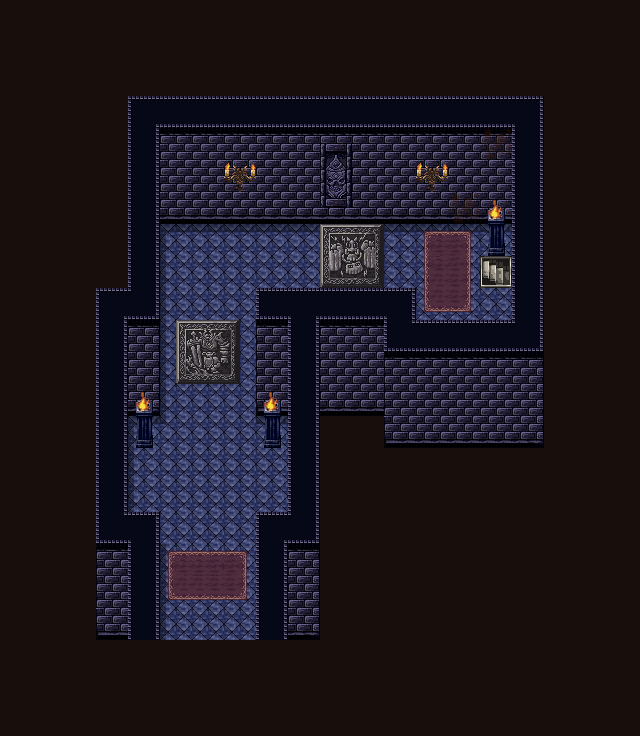

The image is a tile-based game level rendered from a .tmx file. Its description and complete source (layers, tilesets, objects, tile grids) follow:
An orthogonal 20x23 tile map with 32x32 px tiles, 6 tile layers (floor, shadow, wall, objects, ...) and 1 object (Encounter).

<map version="1.10" tiledversion="1.10.1" orientation="orthogonal" renderorder="right-down" width="20" height="23" tilewidth="32" tileheight="32" infinite="0" nextlayerid="16" nextobjectid="2">
  <tileset firstgid="1" source="../39,40_tsx/39,40_maptip.tsx" />
  <layer id="1" name="floor" width="20" height="23">
    <data encoding="csv">
376,376,376,376,376,376,376,376,376,376,376,376,376,376,376,376,376,376,376,376,
376,376,376,376,376,376,376,376,376,376,376,376,376,376,376,376,376,376,376,376,
376,376,376,376,376,376,376,376,376,376,376,376,376,376,376,376,376,376,376,376,
376,376,376,376,376,376,376,376,376,376,376,376,376,376,376,376,376,376,376,376,
376,376,376,376,376,376,376,376,376,376,376,376,376,376,376,376,376,376,376,376,
376,376,376,376,376,376,376,376,376,376,376,376,376,376,376,376,376,376,376,376,
376,376,376,376,376,376,376,376,376,376,376,376,376,376,376,376,376,376,376,376,
376,376,376,376,376,376,376,376,376,376,376,376,376,376,376,376,376,376,376,376,
376,376,376,376,376,376,376,376,376,376,376,376,376,376,376,376,376,376,376,376,
376,376,376,376,376,376,376,376,376,376,376,376,376,376,376,376,376,376,376,376,
376,376,376,376,376,376,376,376,376,376,376,376,376,376,376,376,376,376,376,376,
376,376,376,376,376,376,376,376,376,376,376,376,376,376,376,376,376,376,376,376,
376,376,376,376,376,376,376,376,376,376,376,376,376,376,376,376,376,376,376,376,
376,376,376,376,376,376,376,376,376,376,376,376,376,376,376,376,376,376,376,376,
376,376,376,376,376,376,376,376,376,376,376,376,376,376,376,376,376,376,376,376,
376,376,376,376,376,376,376,376,376,376,376,376,376,376,376,376,376,376,376,376,
376,376,376,376,376,376,376,376,376,376,376,376,376,376,376,376,376,376,376,376,
376,376,376,376,376,376,376,376,376,376,376,376,376,376,376,376,376,376,376,376,
376,376,376,376,376,376,376,376,376,376,376,376,376,376,376,376,376,376,376,376,
376,376,376,376,376,376,376,376,376,376,376,376,376,376,376,376,376,376,376,376,
0,0,0,0,0,0,0,0,0,0,0,0,0,0,0,0,0,0,0,0,
0,0,0,0,0,0,0,0,0,0,0,0,0,0,0,0,0,0,0,0,
0,0,0,0,0,0,0,0,0,0,0,0,0,0,0,0,0,0,0,0
</data>
  </layer>
  <layer id="5" name="shadow" width="20" height="23">
    <data encoding="csv">
0,0,0,0,0,0,0,0,0,0,0,0,0,0,0,0,0,0,0,0,
0,0,0,0,0,0,0,0,0,0,0,0,0,0,0,0,0,0,0,0,
0,0,0,0,0,0,0,0,0,0,0,0,0,0,0,0,0,0,0,0,
0,0,0,0,0,0,0,0,0,0,0,0,0,0,0,0,0,0,0,0,
0,0,0,0,0,0,0,0,0,0,0,0,0,0,0,0,0,0,0,0,
0,0,0,0,0,0,0,0,0,0,0,0,0,0,0,0,0,0,0,0,
0,0,0,0,0,0,0,0,0,0,0,0,0,0,0,0,0,0,0,0,
0,0,0,0,0,9,7,7,7,7,7,7,7,7,7,7,0,0,0,0,
0,0,0,0,0,8,0,0,0,0,0,0,0,0,0,0,0,0,0,0,
0,0,0,0,0,8,0,0,0,0,0,0,0,0,0,0,0,0,0,0,
0,0,0,0,0,8,0,0,0,0,0,0,0,0,0,0,0,0,0,0,
0,0,0,0,0,8,0,0,0,0,0,0,0,0,0,0,0,0,0,0,
0,0,0,0,0,8,0,0,0,0,0,0,0,0,0,0,0,0,0,0,
0,0,0,0,9,10,0,0,7,0,0,0,0,0,0,0,0,0,0,0,
0,0,0,0,8,0,0,0,0,0,0,0,0,0,0,0,0,0,0,0,
0,0,0,0,8,0,0,0,0,0,0,0,0,0,0,0,0,0,0,0,
0,0,0,0,0,0,0,0,0,0,0,0,0,0,0,0,0,0,0,0,
0,0,0,0,0,8,0,0,0,0,0,0,0,0,0,0,0,0,0,0,
0,0,0,0,0,8,0,0,0,0,0,0,0,0,0,0,0,0,0,0,
0,0,0,0,0,8,0,0,0,0,0,0,0,0,0,0,0,0,0,0,
0,0,0,0,0,0,0,0,0,0,0,0,0,0,0,0,0,0,0,0,
0,0,0,0,0,0,0,0,0,0,0,0,0,0,0,0,0,0,0,0,
0,0,0,0,0,0,0,0,0,0,0,0,0,0,0,0,0,0,0,0
</data>
  </layer>
  <layer id="3" name="wall" width="20" height="23">
    <data encoding="csv">
0,0,0,0,0,0,0,0,0,0,0,0,0,0,0,0,0,0,0,0,
0,0,0,0,0,0,0,0,0,0,0,0,0,0,0,0,0,0,0,0,
0,0,0,0,0,0,0,0,0,0,0,0,0,0,0,0,0,0,0,0,
0,0,0,0,20,21,21,21,21,21,21,21,21,21,21,21,22,0,0,0,
0,0,0,0,47,252,252,252,252,252,1014,252,252,252,252,252,47,0,0,0,
0,0,0,0,47,277,277,277,277,277,1039,277,277,277,277,277,47,0,0,0,
0,0,0,0,47,302,302,302,302,302,1064,302,302,302,302,302,47,0,0,0,
0,0,0,0,47,0,0,0,0,0,0,0,0,0,0,0,47,0,0,0,
0,0,0,0,47,0,0,0,0,0,0,0,0,0,0,0,47,0,0,0,
0,0,0,20,72,0,0,0,171,222,21,21,22,0,0,0,47,0,0,0,
0,0,0,47,254,0,0,0,251,47,252,252,70,21,21,21,72,0,0,0,
0,0,0,47,279,0,0,0,276,47,277,277,251,252,252,252,254,0,0,0,
0,0,0,47,304,0,0,0,301,47,302,302,276,277,277,277,279,0,0,0,
0,0,0,47,0,0,0,0,0,47,0,0,301,302,302,302,304,0,0,0,
0,0,0,47,0,0,0,0,0,47,0,0,0,0,0,0,0,0,0,0,
0,0,0,47,0,0,0,0,0,47,0,0,0,0,0,0,0,0,0,0,
0,0,0,70,22,0,0,0,20,72,0,0,0,0,0,0,0,0,0,0,
0,0,0,251,47,0,0,0,47,254,0,0,0,0,0,0,0,0,0,0,
0,0,0,276,47,0,0,0,47,279,0,0,0,0,0,0,0,0,0,0,
0,0,0,301,47,0,0,0,47,304,0,0,0,0,0,0,0,0,0,0,
0,0,0,0,0,0,0,0,0,0,0,0,0,0,0,0,0,0,0,0,
0,0,0,0,0,0,0,0,0,0,0,0,0,0,0,0,0,0,0,0,
0,0,0,0,0,0,0,0,0,0,0,0,0,0,0,0,0,0,0,0
</data>
  </layer>
  <layer id="10" name="objects" width="20" height="23">
    <data encoding="csv">
0,0,0,0,0,0,0,0,0,0,0,0,0,0,0,0,0,0,0,0,
0,0,0,0,0,0,0,0,0,0,0,0,0,0,0,0,0,0,0,0,
0,0,0,0,0,0,0,0,0,0,0,0,0,0,0,0,0,0,0,0,
0,0,0,0,0,0,0,0,0,0,0,0,0,0,0,0,0,0,0,0,
0,0,0,0,0,0,0,0,0,0,0,0,0,0,0,33,0,0,0,0,
0,0,0,0,0,0,0,577,0,0,0,0,0,577,0,0,0,0,0,0,
0,0,0,0,0,0,0,0,0,0,0,0,0,0,33,826,0,0,0,0,
0,0,0,0,0,0,0,0,0,0,948,949,0,1021,1022,851,0,0,0,0,
0,0,0,0,0,0,0,0,0,0,973,974,0,997,996,186,0,0,0,0,
0,0,0,0,0,0,0,0,0,0,0,0,0,1046,1047,0,0,0,0,0,
0,0,0,0,0,848,849,850,0,0,0,0,0,0,0,0,0,0,0,0,
0,0,0,0,0,873,874,875,0,0,0,0,0,0,0,0,0,0,0,0,
0,0,0,0,826,0,0,0,826,0,0,0,0,0,0,0,0,0,0,0,
0,0,0,0,851,0,0,0,851,0,0,0,0,0,0,0,0,0,0,0,
0,0,0,0,0,0,0,0,0,0,0,0,0,0,0,0,0,0,0,0,
0,0,0,0,0,0,0,0,0,0,0,0,0,0,0,0,0,0,0,0,
0,0,0,0,0,0,0,0,0,0,0,0,0,0,0,0,0,0,0,0,
0,0,0,0,0,1021,995,1022,0,0,0,0,0,0,0,0,0,0,0,0,
0,0,0,0,0,1046,994,1047,0,0,0,0,0,0,0,0,0,0,0,0,
0,0,0,0,0,0,0,0,0,0,0,0,0,0,0,0,0,0,0,0,
0,0,0,0,0,0,0,0,0,0,0,0,0,0,0,0,0,0,0,0,
0,0,0,0,0,0,0,0,0,0,0,0,0,0,0,0,0,0,0,0,
0,0,0,0,0,0,0,0,0,0,0,0,0,0,0,0,0,0,0,0
</data>
  </layer>
  <layer id="8" name="chara" width="20" height="23">
    <data encoding="csv">
0,0,0,0,0,0,0,0,0,0,0,0,0,0,0,0,0,0,0,0,
0,0,0,0,0,0,0,0,0,0,0,0,0,0,0,0,0,0,0,0,
0,0,0,0,0,0,0,0,0,0,0,0,0,0,0,0,0,0,0,0,
0,0,0,0,0,0,0,0,0,0,0,0,0,0,0,0,0,0,0,0,
0,0,0,0,0,0,0,0,0,0,0,0,0,0,0,0,0,0,0,0,
0,0,0,0,0,0,0,0,0,0,0,0,0,0,0,0,0,0,0,0,
0,0,0,0,0,0,0,0,0,0,0,0,0,0,0,0,0,0,0,0,
0,0,0,0,0,0,0,0,0,0,0,0,0,0,0,0,0,0,0,0,
0,0,0,0,0,0,0,0,0,0,0,0,0,0,0,0,0,0,0,0,
0,0,0,0,0,0,0,0,0,0,0,0,0,0,0,0,0,0,0,0,
0,0,0,0,0,0,0,0,0,0,0,0,0,0,0,0,0,0,0,0,
0,0,0,0,0,0,0,0,0,0,0,0,0,0,0,0,0,0,0,0,
0,0,0,0,0,0,0,0,0,0,0,0,0,0,0,0,0,0,0,0,
0,0,0,0,0,0,0,0,0,0,0,0,0,0,0,0,0,0,0,0,
0,0,0,0,0,0,0,0,0,0,0,0,0,0,0,0,0,0,0,0,
0,0,0,0,0,0,0,0,0,0,0,0,0,0,0,0,0,0,0,0,
0,0,0,0,0,0,0,0,0,0,0,0,0,0,0,0,0,0,0,0,
0,0,0,0,0,0,0,0,0,0,0,0,0,0,0,0,0,0,0,0,
0,0,0,0,0,0,0,0,0,0,0,0,0,0,0,0,0,0,0,0,
0,0,0,0,0,0,0,0,0,0,0,0,0,0,0,0,0,0,0,0,
0,0,0,0,0,0,0,0,0,0,0,0,0,0,0,0,0,0,0,0,
0,0,0,0,0,0,0,0,0,0,0,0,0,0,0,0,0,0,0,0,
0,0,0,0,0,0,0,0,0,0,0,0,0,0,0,0,0,0,0,0
</data>
  </layer>
  <layer id="2" name="flame" width="20" height="23">
    <data encoding="csv">
5,5,5,5,5,5,5,5,5,5,5,5,5,5,5,5,5,5,5,5,
5,5,5,5,5,5,5,5,5,5,5,5,5,5,5,5,5,5,5,5,
5,5,5,5,5,5,5,5,5,5,5,5,5,5,5,5,5,5,5,5,
5,5,5,5,0,0,0,0,0,0,0,0,0,0,0,0,0,5,5,5,
5,5,5,5,0,0,0,0,0,0,0,0,0,0,0,0,0,5,5,5,
5,5,5,5,0,0,0,0,0,0,0,0,0,0,0,0,0,5,5,5,
5,5,5,5,0,0,0,0,0,0,0,0,0,0,0,0,0,5,5,5,
5,5,5,5,0,0,0,0,0,0,0,0,0,0,0,0,0,5,5,5,
5,5,5,5,0,0,0,0,0,0,0,0,0,0,0,0,0,5,5,5,
5,5,5,0,0,0,0,0,0,0,0,0,0,0,0,0,0,5,5,5,
5,5,5,0,0,0,0,0,0,0,0,0,0,0,0,0,0,5,5,5,
5,5,5,0,0,0,0,0,0,0,0,0,0,0,0,0,0,5,5,5,
5,5,5,0,0,0,0,0,0,0,0,0,0,0,0,0,0,5,5,5,
5,5,5,0,0,0,0,0,0,0,5,5,0,0,0,0,0,5,5,5,
5,5,5,0,0,0,0,0,0,0,5,5,5,5,5,5,5,5,5,5,
5,5,5,0,0,0,0,0,0,0,5,5,5,5,5,5,5,5,5,5,
5,5,5,0,0,0,0,0,0,0,5,5,5,5,5,5,5,5,5,5,
5,5,5,0,0,0,0,0,0,0,5,5,5,5,5,5,5,5,5,5,
5,5,5,0,0,0,0,0,0,0,5,5,5,5,5,5,5,5,5,5,
5,5,5,0,0,0,0,0,0,0,5,5,5,5,5,5,5,5,5,5,
5,5,5,5,5,5,5,5,5,5,5,5,5,5,5,5,5,5,5,5,
5,5,5,5,5,5,5,5,5,5,5,5,5,5,5,5,5,5,5,5,
5,5,5,5,5,5,5,5,5,5,5,5,5,5,5,5,5,5,5,5
</data>
  </layer>
<objectgroup id="15" name="EncounterArea"><object id="1" type="Encounter" x="16.0" y="16.0" width="608" height="704"><properties><property name="EncounterId" value="encounter_darkcastle_13" /><property name="unity:IsTrigger" type="bool" value="true" /></properties></object></objectgroup></map>
